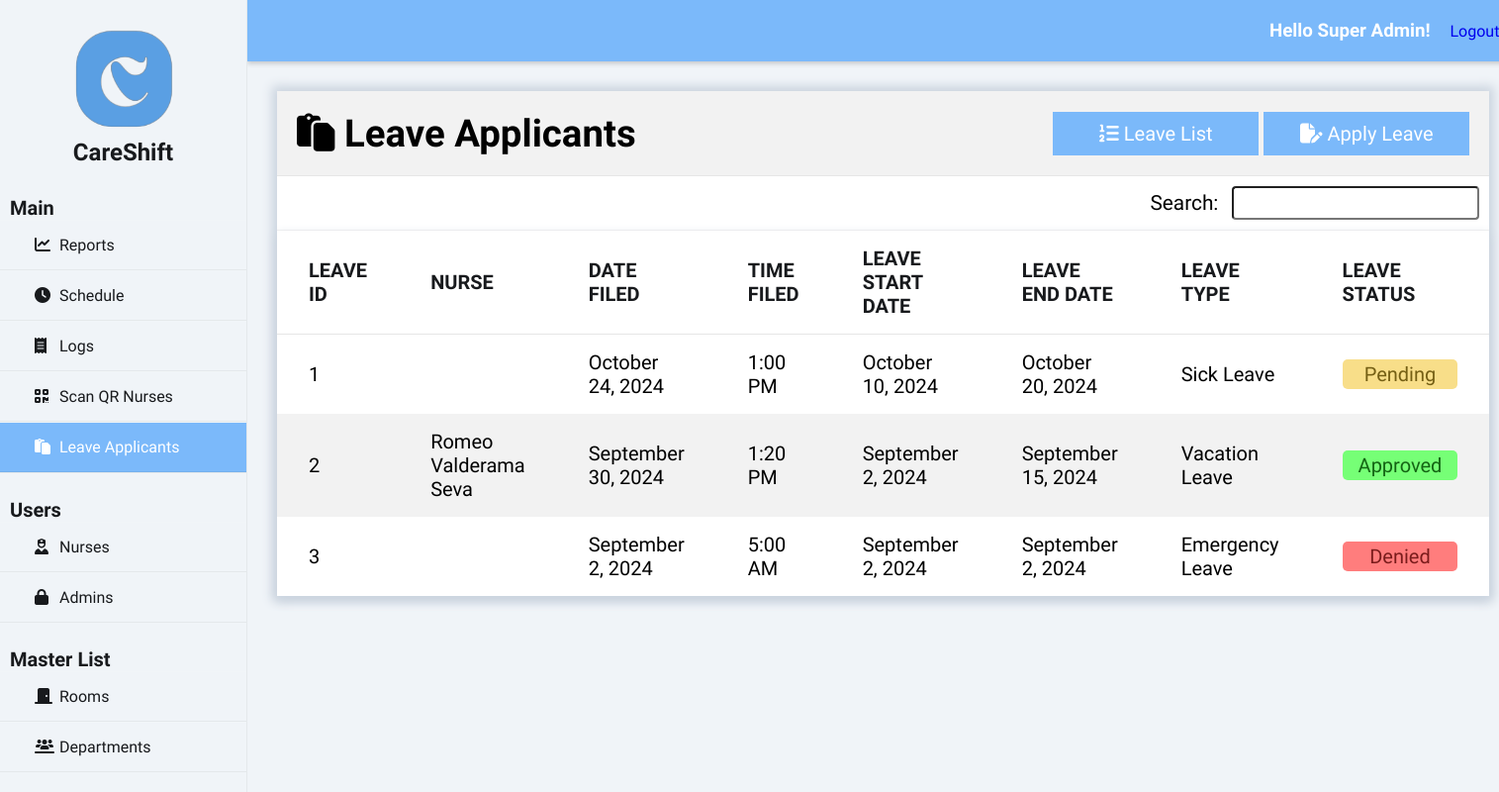
Screenshot of /index.php?page=leave (signed in) with the database file from the repository.
### tables this page shows
CREATE TABLE `leave` (
  `leave_id` int(50) NOT NULL auto_increment,
  `leave_type` varchar(50) NOT NULL,
  `leave_start_date` date NOT NULL,
  `leave_end_date` date NOT NULL,
  `leave_date_filed` date NOT NULL,
  `leave_time_filed` time NOT NULL,
  `leave_desc` varchar(255) NOT NULL,
  `leave_status` varchar(50) NOT NULL,
  `nurse_id` int(50) NOT NULL,
  PRIMARY KEY  (`leave_id`),
  KEY (`nurse_id`)
);

CREATE TABLE `nurse` (
  `nurse_id` int(50) NOT NULL auto_increment, 
  `nurse_password` varchar(32) NOT NULL,
  `nurse_fname` varchar(50) NOT NULL,
  `nurse_mname` varchar(50) NOT NULL,
  `nurse_lname` varchar(50) NOT NULL,
  `nurse_email` varchar(50) NOT NULL,
  `nurse_sex` varchar(50) NOT NULL,
  `nurse_contact` bigint(20) NOT NULL,
  `nurse_position` varchar(50) NOT NULL,
  `department_id` int(50) NOT NULL,
  PRIMARY KEY  (`nurse_id`)
);

### class/class.admin.php (called while the page is built, shortened)
<?php
class Admin{
	private $DB_SERVER='localhost';
	private $DB_USERNAME='root';
	private $DB_PASSWORD='';
	private $DB_DATABASE='db_careshift';
	private $conn;
	public function __construct(){
		$this->conn = new PDO("mysql:host=".$this->DB_SERVER.";dbname=".$this->DB_DATABASE,$this->DB_USERNAME,$this->DB_PASSWORD);
	}
	function get_id_by_username($username){
		$sql="SELECT adm_id FROM admin WHERE adm_username = :username";
		$q = $this->conn->prepare($sql);
		$q->execute(['username' => $username]);
		$id = $q->fetchColumn();
		return $id;
	}
	function get_fname($id){
		$sql="SELECT adm_fname FROM admin WHERE adm_id = :id";
		$q = $this->conn->prepare($sql);
		$q->execute(['id' => $id]);
		$fname = $q->fetchColumn();
		return $fname;
	}
	function get_lname($id){
		$sql="SELECT adm_lname FROM admin WHERE adm_id = :id";
		$q = $this->conn->prepare($sql);
		$q->execute(['id' => $id]);
		$lname = $q->fetchColumn();
		return $lname;
	}
	function get_access_id($id){
		$sql="SELECT useraccess_id FROM admin WHERE adm_id = :id";
		$q = $this->conn->prepare($sql);
		$q->execute(['id' => $id]);
		$useraccess_id = $q->fetchColumn();
		return $useraccess_id;
	}
}
?>

### class/class.leave.php (called while the page is built, shortened)
<?php
class Leave {
    private $DB_SERVER = 'localhost';
    private $DB_USERNAME = 'root';
    private $DB_PASSWORD = '';
    private $DB_DATABASE = 'db_careshift';
    private $conn;
    public function __construct() {
        $this->conn = new PDO("mysql:host=" . $this->DB_SERVER . ";dbname=" . $this->DB_DATABASE, $this->DB_USERNAME, $this->DB_PASSWORD);
    }
	public function list_leaves(){
		$sql="SELECT * FROM `leave` ORDER BY leave_date_filed DESC, leave_time_filed DESC";
		$q = $this->conn->query($sql) or die("failed!");
		while($r = $q->fetch(PDO::FETCH_ASSOC)){
		$data[]=$r;
		}
		if(empty($data)){
		   return false;
		}else{
			return $data;
		}
	}
	function get_leave_nurse_name($id){
		$sql="SELECT nurse_fname, nurse_mname, nurse_lname FROM nurse INNER JOIN `leave` WHERE leave.nurse_id = nurse.nurse_id AND leave_id = :id";
		$q = $this->conn->prepare($sql);
		$q->execute(['id' => $id]);
        $nurse = $q->fetch(PDO::FETCH_ASSOC);
        if ($nurse) {
            $nurse_name = $nurse['nurse_fname'] . ' ' . $nurse['nurse_mname'] .' '. $nurse['nurse_lname'];
            return $nurse_name;
        }
	}
	function get_leave_start_date($id){
		$sql="SELECT leave_start_date FROM `leave` WHERE leave_id = :id";
		$q = $this->conn->prepare($sql);
		$q->execute(['id' => $id]);
		$leave_start_date = $q->fetchColumn();
		$leave_start_date = date("F j, Y", strtotime($leave_start_date));
		return $leave_start_date;
	}
	function get_leave_end_date($id){
		$sql="SELECT leave_end_date FROM `leave` WHERE leave_id = :id";
		$q = $this->conn->prepare($sql);
		$q->execute(['id' => $id]);
		$leave_end_date = $q->fetchColumn();
		$leave_end_date = date("F j, Y", strtotime($leave_end_date));
		return $leave_end_date;
	}
	function get_leave_date_filed($id){
		$sql="SELECT leave_date_filed FROM `leave` WHERE leave_id = :id";
		$q = $this->conn->prepare($sql);
		$q->execute(['id' => $id]);
		$leave_date_filed = $q->fetchColumn();
		$leave_date_filed = date("F j, Y", strtotime($leave_date_filed));
		return $leave_date_filed;
	}
	function get_leave_time_filed($id){
		$sql="SELECT leave_time_filed FROM `leave` WHERE leave_id = :id";
		$q = $this->conn->prepare($sql);
		$q->execute(['id' => $id]);
		$leave_time_filed = $q->fetchColumn();
		$leave_time_filed = date("g:i A", strtotime($leave_time_filed));
		return $leave_time_filed;
	}
}
?>

### leave-module/records.php (the view)
<?php
$admin_id = $admin->get_id_by_username($_SESSION['adm_username']);
$access_id = $admin->get_access_id($admin_id);
$scheduler_department_id = $admin->get_department_id($admin_id);
if ($access_id == 3) {
    $leaves = $leave->list_leaves_by_department($scheduler_department_id);
} else {
    $leaves = $leave->list_leaves();
}
?>
<div class="heading">
    <h1><i class="fas fa-regular fa-paste"></i>&nbspLeave Applicants</h1>
    <a href="index.php?page=leave" class="right_button"><i class="fa fa-list-ol" aria-hidden="true"></i>&nbspLeave List</a>
    <a href="index.php?page=leave&subpage=add" class="right_button"><i class="fa fa-file-pen" aria-hidden="true"></i>&nbspApply Leave</a>
</div>
<span class="right">
    <div class="search_bar">
        <label for="search">Search:</label>
        <input type="text" id="search" class="search" name="search" onkeyup="filterTable()">
    </div>
</span>
<table id="tablerecords">
    <thead>
        <tr>
            <th>Leave ID</th>
            <th>Nurse</th>
            <th>Date Filed</th>
            <th>Time Filed</th>
            <th>Leave Start Date</th>
            <th>Leave End Date</th>
            <th>Leave Type</th>
            <th>Leave Status</th>
        </tr>
    </thead>
    <tbody>
    <?php
    if ($leaves != false) {
        foreach ($leaves as $value) {
            extract($value);
            $row_url = "index.php?page=leave&subpage=profile&id=" . $leave_id;
            $status_class = '';
            if ($leave_status === 'Denied') {
                $status_class = 'leave-status-denied';
            } elseif ($leave_status === 'Approved') {
                $status_class = 'leave-status-approved';
            } elseif ($leave_status === 'Pending') {
                $status_class = 'leave-status-pending';
            }
            ?>
            <tr onclick="location.href='<?php echo $row_url; ?>'" style="cursor: pointer;">
                <td><?php echo $leave_id; ?></td>
                <td><?php echo $leave->get_leave_nurse_name($leave_id); ?></td>
                <td><?php echo $leave->get_leave_date_filed($leave_id);?></td>
                <td><?php echo $leave->get_leave_time_filed($leave_id);?></td>
                <td><?php echo $leave->get_leave_start_date($leave_id);?></td>
                <td><?php echo $leave->get_leave_end_date($leave_id);?></td>
                <td><?php echo $leave_type; ?></td>
                <td><p class="<?php echo $status_class; ?>">
                    <?php echo $leave_status; ?>
                </td>
            </tr>
            <?php
        }
    } else {
        ?>
        <tr>
            <td colspan="6">No Record Found.</td>
        </tr>
    <?php
    }
    ?>
</tbody>
</table>

### index.php (shortened to what this page needs)
<?php
include_once 'class/class.admin.php';
include_once 'class/class.leave.php';
$page = (isset($_GET['page']) && $_GET['page'] != '') ? $_GET['page'] : 'reports';
$admin = new Admin();
$leave = new Leave();
$admin_id = $admin->get_id_by_username($_SESSION['adm_username']);
$useraccess_id = $admin->get_access_id($admin_id);
?>
<!DOCTYPE html>
<html>
<head>
    <link rel="stylesheet" href="css/styles.css">
    <link rel="stylesheet" href="https://cdnjs.cloudflare.com/ajax/libs/fullcalendar/3.4.0/fullcalendar.css" />
</head>
<body>
    <div class="wrapper">
        <div class="sidebar">
            <img src="img/logo.png" alt="Logo Image" class="logo_image">
            <h2>CareShift</h2>
            <ul>
                <h3>Main</h3>
                <li><a href="index.php?page=reports" class="<?= $page == 'reports' ? 'active' : '' ?>"><i class="fas fa-solid fa-chart-line"></i>Reports</a></li>
                <li><a href="index.php?page=schedule" class="<?= $page == 'schedule' ? 'active' : '' ?>"><i class="fas fa-solid fa-clock"></i>Schedule</a></li>
                <?php if ($useraccess_id != 2 && $useraccess_id != 3): ?>
                <li><a href="index.php?page=logs" class="<?= $page == 'logs' ? 'active' : '' ?>"><i class="fas fa-solid fa-receipt"></i>Logs</a></li>
                <?php endif; ?>
                <li><a href="index.php?page=scan" class="<?= $page == 'scan' ? 'active' : '' ?>"><i class="fas fa-solid fa-qrcode"></i>Scan QR Nurses</a></li>
                <li><a href="index.php?page=leave" class="<?= $page == 'leave' ? 'active' : '' ?>"><i class="fas fa-regular fa-paste"></i>Leave Applicants</a></li>
                <h3>Users</h3>
                <li><a href="index.php?page=nurses" class="<?= $page == 'nurses' ? 'active' : '' ?>"><i class="fas fa-solid fa-user-nurse"></i>Nurses</a></li>
                <?php if ($useraccess_id != 2 && $useraccess_id != 3): ?>
                <li><a href="index.php?page=admins" class="<?= $page == 'admins' ? 'active' : '' ?>"><i class="fas fa-lock" aria-hidden="true"></i></i>Admins</a></li>
                <?php endif; ?>
                <h3>Master List</h3>
                <li><a href="index.php?page=rooms" class="<?= $page == 'rooms' ? 'active' : '' ?>"><i class="fas fa-solid fa-door-closed"></i>Rooms</a></li>
                <li><a href="index.php?page=departments" class="<?= $page == 'departments' ? 'active' : '' ?>"><i class="fas fa-solid fa-users-line"></i>Departments</a></li>
            </ul>
        </div>
        <div class="body">
            <div class="header">
                <h3>Hello <?php echo $admin->get_fname($admin_id).' '.$admin->get_lname($admin_id);?>!</h3>
                <a href="logout.php" class="right">Logout</a>
            </div>
            <div class="main_content">
                <?php
                    switch($page){
                    case 'leave':
                        require_once 'leave-module/index.php';
                    break;
                    }
                ?>
            </div>
        </div>
    </div>
</body>
</html>

### css/styles.css (style rules this page uses)
* { margin: 0; padding: 0; box-sizing: border-box; list-style: none; text-decoration: none; font-family: "Afacad Flux", sans-serif; }
body { background: #F0F4F8; }
.wrapper { display: flex; position: relative; }
.wrapper .sidebar { position: fixed; width: 250px; height: 100%; background: #F0F4F8; padding: 30px 0; z-index: 999; border-right: 1px solid rgba(0, 0, 0, 0.05); }
.wrapper .sidebar img { width: 100px; height: 100px; display: block; margin: 0 auto; }
.wrapper .sidebar h2 { color: #181a1d; text-align: center; margin-top: 10px; margin-bottom: 30px; }
.wrapper .sidebar h3 { color: #181a1d; font-size: 20px; margin-top: 25px; margin-left: 10px; }
.wrapper .sidebar ul li { border-bottom: 1px solid rgba(0, 0, 0, 0.05); border-top: 1px solid rgba(255, 255, 255, 0.05); transition: 0.3s; }
.wrapper .sidebar ul li a { color: #181a1d; display: block; padding: 15px 15px 15px 35px; transition: 0.3s; }
.wrapper .sidebar ul li a .fas { width: 25px; transition: 0.1s; }
.wrapper .sidebar ul li a.active { background-color: #7BB9FA; color: #ffffff; border-bottom: 1px solid rgba(0, 0, 0, 0.05); }
.wrapper .sidebar ul li a.active .fas { color: #ffffff; }
.wrapper .body { width: 100%; margin-left: 250px; }
.wrapper .body .header { padding: 20px; background: #7BB9FA; display: flex; justify-content: flex-end; gap: 20px; align-items: center; position: sticky; top: 0; z-index: 100; box-shadow: 0 2px 5px rgba(0, 0, 0, 0.2); }
.wrapper .body .header h3 { margin: 0; color: white; }
.wrapper .body .main_content { padding: 0px 30px 0px 30px; }
.wrapper .body .main_content h1 { font-size: 2.4rem; width: 80%; }
.wrapper .body .main_content .content_wrapper .heading { display: flex; justify-content: space-between; align-items: center; background-color: #f2f2f2; padding: 20px; border-bottom: 1px solid rgba(0, 0, 0, 0.05); }
.heading .right_button { padding: 10px 20px; width: 250px; background-color: #7BB9FA; color: white; border: none; cursor: pointer; font-size: 20px; margin-left: 5px; display: flex; justify-content: center; align-items: center; text-align: center; }
.right { float: right; }
.right .search_bar { margin: 10px; }
.right .search_bar label { font-size: 1.3rem; margin-bottom: 10px; font-weight: normal; }
.search_bar input[type="text"] { padding: 3px; width: 250px; font-size: 1.3rem; border-radius: 4px; margin-left: 10px; }
#tablerecords { padding: 10px; box-shadow: 0 5px 10px #CBD4DF; width: 100%; background-color: white; text-align: left; overflow: hidden; border-collapse: collapse; }
#tablerecords thead { color: #181a1d; box-shadow: 0 5px 10px #CBD4DF; border-top: 1px solid rgba(0, 0, 0, 0.05); border-bottom: 1px solid rgba(0, 0, 0, 0.05); }
#tablerecords thead tr th { padding: 1rem 2rem; text-transform: uppercase; font-size: 20px; font-weight: 900; }
#tablerecords th, #tablerecords td { padding: 10px 0px; }
#tablerecords tbody { font-size: 20px; }
#tablerecords tbody tr:nth-child(odd) { background-color: #ffffff; }
#tablerecords tbody tr:nth-child(even) { background-color: #f2f2f2; }
#tablerecords tbody tr td { padding: 1rem 2rem; }
.leave-status-denied { border-radius: 5px; color: rgb(122, 28, 28); padding: 0.2rem 1rem; text-align: center; background-color: rgb(255, 125, 125); }
.leave-status-approved { border-radius: 5px; color: rgb(20, 100, 20); padding: 0.2rem 1rem; text-align: center; background-color: rgb(118, 255, 118); }
.leave-status-pending { border-radius: 5px; color: rgb(117, 95, 20); padding: 0.2rem 1rem; text-align: center; background-color: rgb(248, 222, 137); }
label { margin-bottom: 5px; font-weight: bold; font-size: 25px; }

### rows the page displays
leave: leave_id "1", $leave->get_leave_date_filed($leave_id) "October 24, 2024", $leave->get_leave_time_filed($leave_id) "1:00 PM", $leave->get_leave_start_date($leave_id) "October 10, 2024", $leave->get_leave_end_date($leave_id) "October 20, 2024", leave_type "Sick Leave", leave_status "Pending"
leave: leave_id "2", leave_id.nurse_lname "Romeo Valderama Seva", $leave->get_leave_date_filed($leave_id) "September 30, 2024", $leave->get_leave_time_filed($leave_id) "1:20 PM", $leave->get_leave_start_date($leave_id) "September 2, 2024", $leave->get_leave_end_date($leave_id) "September 15, 2024", leave_type "Vacation Leave", leave_status "Approved"
leave: leave_id "3", $leave->get_leave_date_filed($leave_id) "September 2, 2024", $leave->get_leave_time_filed($leave_id) "5:00 AM", $leave->get_leave_start_date($leave_id) "September 2, 2024", $leave->get_leave_end_date($leave_id) "September 2, 2024", leave_type "Emergency Leave", leave_status "Denied"

### other values shown
$admin->get_fname($admin_id) "Super"
$admin->get_lname($admin_id) "Admin"
